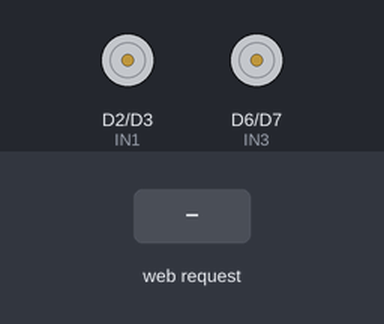
The sketch below on a simulated ESP8266 (NodeMCU). On the bench: motor-driver pin pairs drawn as motors (green arrow = first pin HIGH = forward, orange = second pin HIGH = backward, longer = more drive, scaled by the enable pin). The test bench sets the inputs (shaded band). What the sketch prints to the serial monitor is not drawn.

Above: at 1.2 s.
1.3 s: HTTP request GET /adelante received
At 2.4 s:
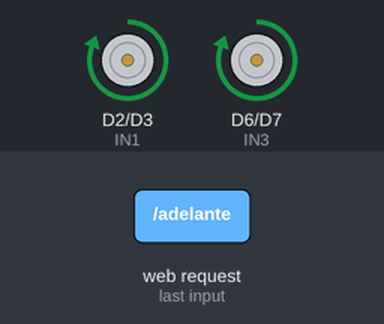
2.8 s: HTTP request GET /atras received
At 3.5 s:
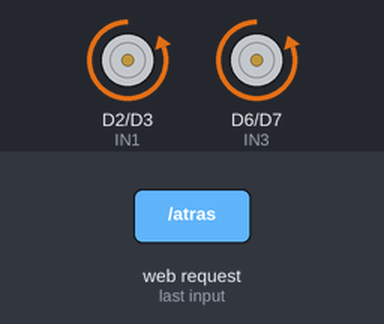
4.3 s: HTTP request GET /izquierda received
At 4.7 s:
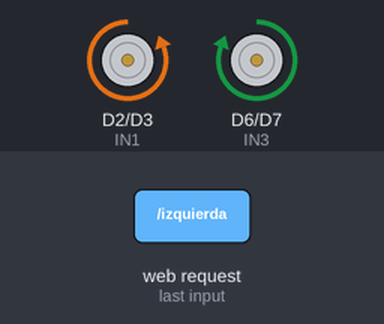
5.8 s: HTTP request GET /derecha received
At 7.0 s:
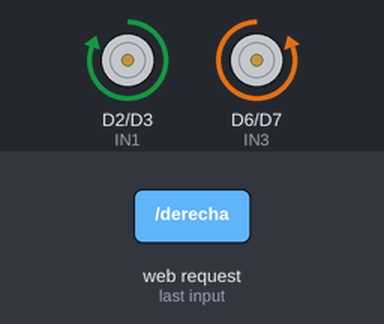
7.3 s: HTTP request GET /parar received
At 8.2 s:
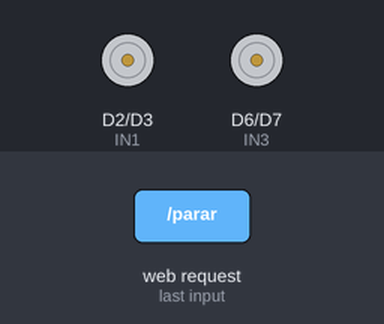
Timing chart, 0 to 9.8 s (numbered marks = the images above; inputs shaded):
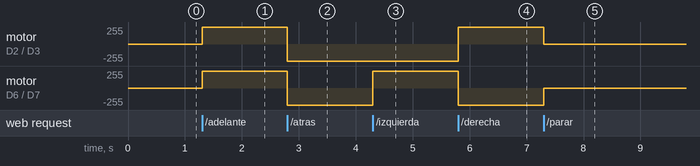

The sketch:

Codigo_control_robofut__new_interfaz.ino
```cpp
#include <ESP8266WiFi.h>
#include <ESP8266WebServer.h>

// Datos del Access Point
const char* ssid = "ESP_CAR";
const char* password = "12345678";

// Crear servidor en el puerto 80
ESP8266WebServer server(80);

// Pines del L293D
const int ENA = D1;   // Enable motor A
const int IN1 = D2;
const int IN2 = D3;
const int ENB = D5;   // Enable motor B
const int IN3 = D6;
const int IN4 = D7;

void setup() {
  Serial.begin(115200);

  // Configura pines como salida
  pinMode(ENA, OUTPUT); pinMode(IN1, OUTPUT); pinMode(IN2, OUTPUT);
  pinMode(ENB, OUTPUT); pinMode(IN3, OUTPUT); pinMode(IN4, OUTPUT);

  // Crear red WiFi como Access Point
  WiFi.softAP(ssid, password);
  Serial.println("Access Point creado");
  Serial.print("IP: ");
  Serial.println(WiFi.softAPIP());

  // Rutas web
  server.on("/", handleRoot);
  server.on("/adelante", adelante);
  server.on("/atras", atras);
  server.on("/izquierda", izquierda);
  server.on("/derecha", derecha);
  server.on("/parar", parar);

  server.begin();
}

void loop() {
  server.handleClient();
}

// HTML de control responsivo
void handleRoot() {
  String html = R"rawliteral(
    <!DOCTYPE html>
    <html lang="es">
    <head>
      <meta name="viewport" content="width=device-width, initial-scale=1.0">
      <title>Control de Robot WiFi</title>
      <style>
        body {
          font-family: Arial, sans-serif;
          text-align: center;
          background-color: #f4f4f4;
          padding: 20px;
        }
        h2 {
          color: #333;
        }
        #estado {
          font-size: 18px;
          margin-bottom: 20px;
          color: #444;
        }
        .button {
          display: inline-block;
          width: 100px;
          height: 100px;
          margin: 10px;
          font-size: 36px;
          background-color: #2196F3; /* Azul */
          color: white;
          border: none;
          border-radius: 12px;
          box-shadow: 2px 2px 5px rgba(0,0,0,0.3);
          transition: background-color 0.2s ease;
        }
        .button:active {
          background-color: #1976D2;
        }
        .stop {
          background-color: #f44336; /* Rojo */
        }
        .stop:active {
          background-color: #d32f2f;
        }
        .grid {
          display: grid;
          grid-template-columns: 1fr 1fr 1fr;
          grid-gap: 10px;
          max-width: 320px;
          margin: auto;
        }
        @media (max-width: 400px) {
          .button {
            width: 80px;
            height: 80px;
            font-size: 28px;
          }
        }
      </style>
    </head>
    <body>
      <h2>Control del Robot WiFi</h2>
      <p id="estado">Estado: Parado</p>
      <div class="grid">
        <div></div>
        <button class="button" onclick="enviar('/adelante', 'Adelante')">⬆</button>
        <div></div>

        <button class="button" onclick="enviar('/izquierda', 'Izquierda')">⬅</button>
        <button class="button stop" onclick="enviar('/parar', 'Parado')">⏹</button>
        <button class="button" onclick="enviar('/derecha', 'Derecha')">➡</button>

        <div></div>
        <button class="button" onclick="enviar('/atras', 'Atrás')">⬇</button>
        <div></div>
      </div>

      <script>
        function enviar(ruta, estado) {
          document.getElementById("estado").innerText = "Estado: " + estado;
          window.location.href = ruta;
        }
      </script>
    </body>
    </html>
  )rawliteral";

  server.send(200, "text/html", html);
}

// Acciones de movimiento
void adelante() {
  digitalWrite(IN1, HIGH); digitalWrite(IN2, LOW);
  digitalWrite(IN3, HIGH); digitalWrite(IN4, LOW);
  analogWrite(ENA, 1023); analogWrite(ENB, 1023);
  server.sendHeader("Location", "/");
  server.send(303);
}

void atras() {
  digitalWrite(IN1, LOW); digitalWrite(IN2, HIGH);
  digitalWrite(IN3, LOW); digitalWrite(IN4, HIGH);
  analogWrite(ENA, 1023); analogWrite(ENB, 1023);
  server.sendHeader("Location", "/");
  server.send(303);
}

void izquierda() {
  digitalWrite(IN1, LOW); digitalWrite(IN2, HIGH);
  digitalWrite(IN3, HIGH); digitalWrite(IN4, LOW);
  analogWrite(ENA, 1023); analogWrite(ENB, 1023);
  server.sendHeader("Location", "/");
  server.send(303);
}

void derecha() {
  digitalWrite(IN1, HIGH); digitalWrite(IN2, LOW);
  digitalWrite(IN3, LOW); digitalWrite(IN4, HIGH);
  analogWrite(ENA, 1023); analogWrite(ENB, 1023);
  server.sendHeader("Location", "/");
  server.send(303);
}

void parar() {
  analogWrite(ENA, 0); analogWrite(ENB, 0);
  server.sendHeader("Location", "/");
  server.send(303);
}
```

Measured:
- after the input at 1.3 s, motor on D2 (IN1) / D3 (IN2), motor on D6 (IN3) / D7 (IN4): stopped → forward 255/255 at once
- after the input at 2.8 s, motor on D2 (IN1) / D3 (IN2), motor on D6 (IN3) / D7 (IN4): forward 255/255 → backward 255/255 at once
- after the input at 4.3 s, motor on D6 (IN3) / D7 (IN4): backward 255/255 → forward 255/255 at once
- after the input at 5.8 s, motor on D2 (IN1) / D3 (IN2): backward 255/255 → forward 255/255 at once; motor on D6 (IN3) / D7 (IN4): forward 255/255 → backward 255/255 at once
- after the input at 7.3 s, motor on D2 (IN1) / D3 (IN2): forward 255/255 → stopped at once; motor on D6 (IN3) / D7 (IN4): backward 255/255 → stopped at once
